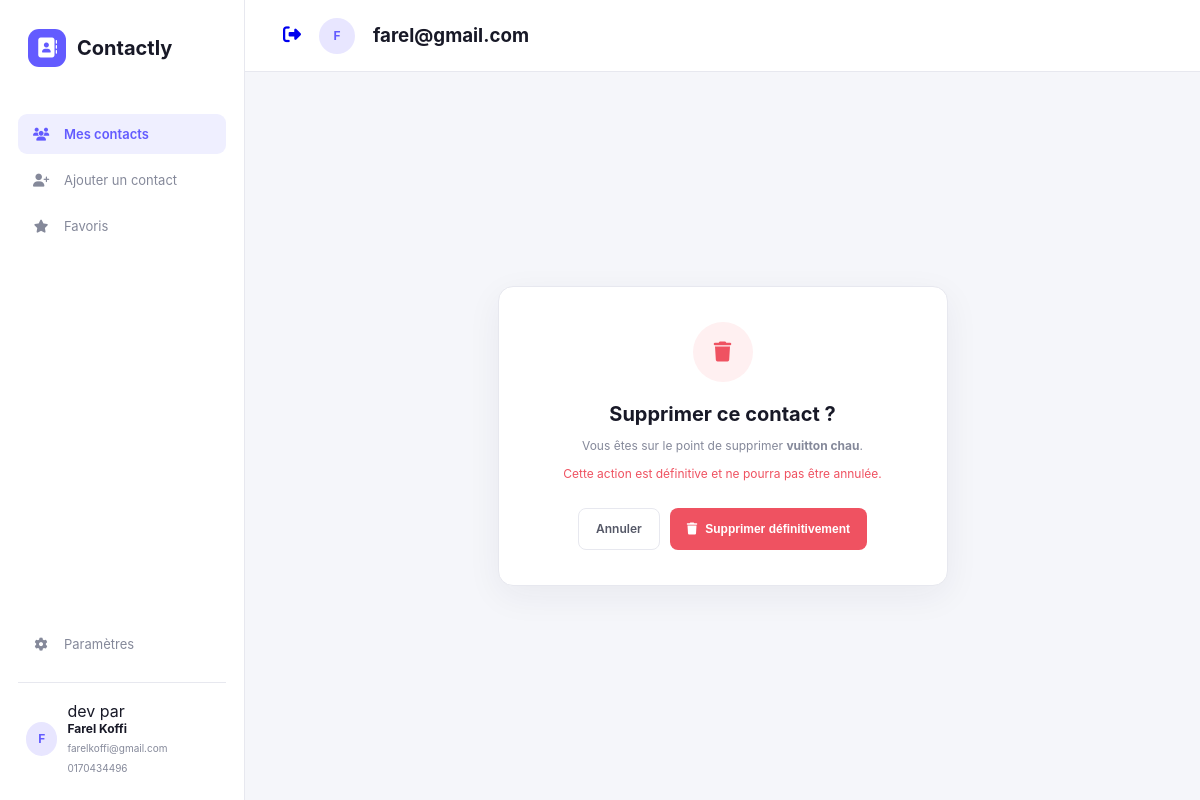
Page /suprimer/12/ (signed in) on the committed database.
### gestion_user/models.py (models this page shows)
class User (AbstractUser):
    pass

### adressebook/models.py (models this page shows, shortened)
class Contact(models.Model):
    user = models.ForeignKey( User ,null=True,blank=True,on_delete=models.CASCADE)
    nom = models.CharField(max_length=180)
    prenom=models.CharField(max_length=200 , null=True,blank=True)
    telephone=models.CharField(max_length=20)
    email = models.EmailField(null=True,blank=True)
    note = models.TextField(null=True,blank=True)
    date_creation = models.DateField(auto_now_add=True)
    derniere_modification = models.DateField(auto_now=True)
    adresse = models.CharField(max_length=300,null=True,blank=True)

### adressebook/views.py (the view)
# urls.py: path('suprimer/<int:id>/',suprimer,name='suprimer'),
def suprimer(request,id):
    contact = Contact.objects.get( id=id , user = request.user)
    return render(request,'suprimer.html',{'contact': contact})

### adressebook/templates/suprimer.html (shortened to what this page needs)
{% extends 'base.html' %}
{% load static %}
{% block content %}
        <div class="delete-page">
            <div class="delete-card">
                <div class="delete-icon">
                    <i class="fa-solid fa-trash"></i>
                </div>
                <h1>Supprimer ce contact ?</h1>
                <p>
                    Vous êtes sur le point de supprimer
                    <strong>{{ contact.nom }} {{ contact.prenom }}</strong>.
                </p>
                <p class="warning-text">
                    Cette action est définitive et ne pourra pas être annulée.
                </p>
                <div class="delete-actions">
                    <a
                        href="{% url 'index' %}"
                        class="secondary-button"
                    >
                        Annuler
                    </a>
                    <form action="{% url 'conf_supp' contact.id %}" method="post">
                    <button class="danger-button" type="submit">
                        <i class="fa-solid fa-trash"></i>
                        Supprimer définitivement
                    </button>
                    </form>
                </div>
            </div>
        </div>
    </main>
</div>
</body>
</html>
{% endblock %}

### adressebook/templates/base.html (shortened to what this page needs)
{% load static %}
<!DOCTYPE html>
<html lang="fr">
<head>
    <link rel="stylesheet" href="{% static 'style.css' %}">
    <link
        rel="stylesheet"
        href="https://cdnjs.cloudflare.com/ajax/libs/font-awesome/6.5.2/css/all.min.css"
    >
</head>
<body>
<div class="app">
    <aside class="sidebar">
        <div class="logo">
            <div class="logo-icon">
                <i class="fa-solid fa-address-book"></i>
            </div>
            <span>Contactly</span>
        </div>
        <nav class="navigation">
            <a href="{% url 'index' %}" class="nav-link active">
                <i class="fa-solid fa-users"></i>
                <span>Mes contacts</span>
            </a>
            <a href="{% url 'ajouter' %}" class="nav-link">
                <i class="fa-solid fa-user-plus"></i>
                <span>Ajouter un contact</span>
            </a>
            <a href="#" class="nav-link">
                <i class="fa-solid fa-star"></i>
                <span>Favoris</span>
            </a>
        </nav>
        <div class="sidebar-bottom">
            <a href="{% url 'parametre' %}" class="nav-link">
                <i class="fa-solid fa-gear"></i>
                <span>Paramètres</span>
            </a>
            <div class="user-mini">
                <div class="user-avatar">
                    F
                </div>
                <div>
                    <p> dev par </p>
                    <strong>Farel Koffi</strong>
                    <small> farelkoffi@gmail.com
                        0170434496
                    </small>
                </div>
            </div>
        </div>
    </aside>
    <main class="main">
        <header class="topbar">
            <div class="topbar-actions">
            {% if user.is_authenticated %}
                <button class="icon-button">
                     <a href="{% url 'deconnexion' %}">  <i class="fa-solid fa-right-from-bracket"></i> </a>
                </button>
                <div class="top-avatar">
                {{ user.email|slice:":1"|upper }}
                </div>
                <h3>{{ user.email }}</h3>
            {% endif %}
            </div>
        </header>
        {% block content %}
        {% endblock %}

### adressebook/static/style.css (style rules this page uses)
* { margin: 0; padding: 0; box-sizing: border-box; }
:root { --primary: #635bff; --primary-dark: #5148e5; --background: #f6f7fb; --text: #181927; --muted: #85899a; --border: #e8e9ef; --white: #ffffff; --danger: #ef5261; }
body { font-family: Inter, Arial, sans-serif; background: var(--background); color: var(--text); min-height: 100vh; }
.app { display: flex; min-height: 100vh; }
.sidebar { width: 245px; background: white; border-right: 1px solid var(--border); padding: 24px 18px; display: flex; flex-direction: column; }
.logo { display: flex; align-items: center; gap: 11px; padding: 5px 10px; margin-bottom: 42px; font-size: 20px; font-weight: 750; }
.logo-icon { width: 38px; height: 38px; border-radius: 11px; display: flex; align-items: center; justify-content: center; background: var(--primary); color: white; }
.navigation { display: flex; flex-direction: column; gap: 6px; }
.nav-link { display: flex; align-items: center; gap: 13px; padding: 12px 13px; border-radius: 9px; color: var(--muted); text-decoration: none; font-size: 13px; transition: .2s; }
.nav-link i { width: 20px; text-align: center; }
.nav-link.active { background: #efefff; color: var(--primary); font-weight: 600; }
.sidebar-bottom { margin-top: auto; }
.user-mini { border-top: 1px solid var(--border); margin-top: 18px; padding: 18px 8px 0; display: flex; align-items: center; gap: 10px; }
.user-avatar, .top-avatar { display: flex; align-items: center; justify-content: center; border-radius: 50%; background: #e8e6ff; color: var(--primary); font-weight: 700; }
.user-avatar { width: 34px; height: 34px; font-size: 12px; }
.user-mini strong { display: block; font-size: 12px; }
.user-mini small { color: var(--muted); font-size: 10px; }
.main { flex: 1; min-width: 0; }
.topbar { height: 72px; padding: 0 38px; background: white; border-bottom: 1px solid var(--border); display: flex; align-items: center; justify-content: space-between; }
.topbar-actions { display: flex; align-items: center; gap: 18px; }
.icon-button { border: none; background: transparent; color: var(--muted); font-size: 18px; cursor: pointer; }
.top-avatar { width: 36px; height: 36px; font-size: 12px; }
.primary-button, .secondary-button, .danger-button { display: inline-flex; align-items: center; justify-content: center; gap: 8px; height: 42px; padding: 0 17px; border-radius: 8px; font-size: 12px; font-weight: 600; text-decoration: none; cursor: pointer; }
.secondary-button { border: 1px solid var(--border); background: white; color: #555867; }
.danger-button { border: none; background: var(--danger); color: white; }
.delete-page { min-height: calc(100vh - 72px); display: flex; align-items: center; justify-content: center; padding: 30px; }
.delete-card { width: 100%; max-width: 450px; background: white; border: 1px solid var(--border); border-radius: 15px; padding: 35px; text-align: center; box-shadow: 0 10px 35px rgba(30,32,60,.06); }
.delete-icon { width: 60px; height: 60px; margin: 0 auto 20px; border-radius: 50%; background: #fff0f1; color: var(--danger); display: flex; align-items: center; justify-content: center; font-size: 20px; }
.delete-card h1 { font-size: 20px; margin-bottom: 10px; }
.delete-card p { color: var(--muted); font-size: 12px; line-height: 1.6; }
.warning-text { margin-top: 8px; color: var(--danger) !important; }
.delete-actions { display: flex; justify-content: center; gap: 10px; margin-top: 25px; }
:root { --primary: #635bff; --primary-dark: #5148e5; --text: #181927; --muted: #85899a; --border: #e7e8ef; --background: #f5f6fa; --white: #ffffff; }
html, body { width: 100%; min-height: 100%; }
body { font-family: Inter, -apple-system, BlinkMacSystemFont, "Segoe UI", sans-serif; background: var(--background); color: var(--text); }

### rows in the picture
User: email "F", email "farel@gmail.com"
Contact: nom "vuitton", prenom "chau"
